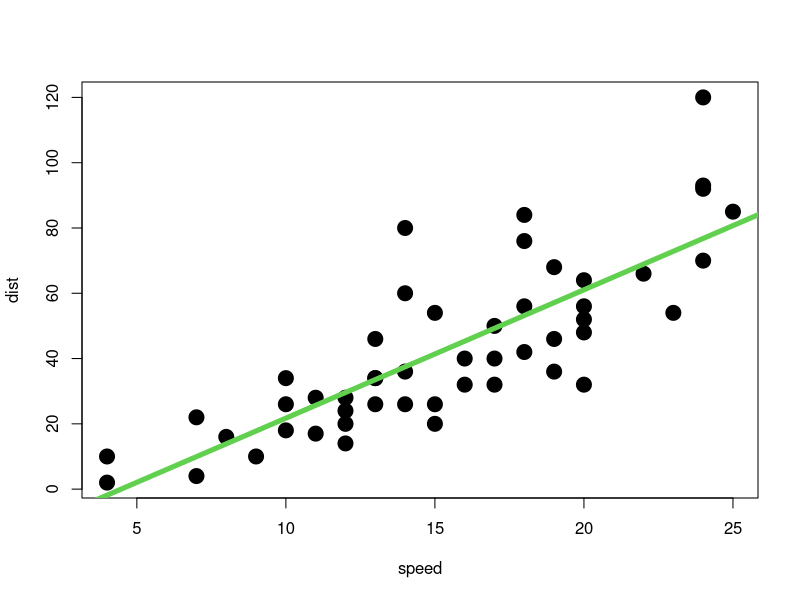

Write the R code that produced this figure.
cars
plot(cars, pch=20, cex=3)
lmo = lm(dist~speed, data=cars)
abline(lmo, lwd=5, col=3)

# (see LearnR pages from the 
# "General Resouces" page on Canvas
# for more)